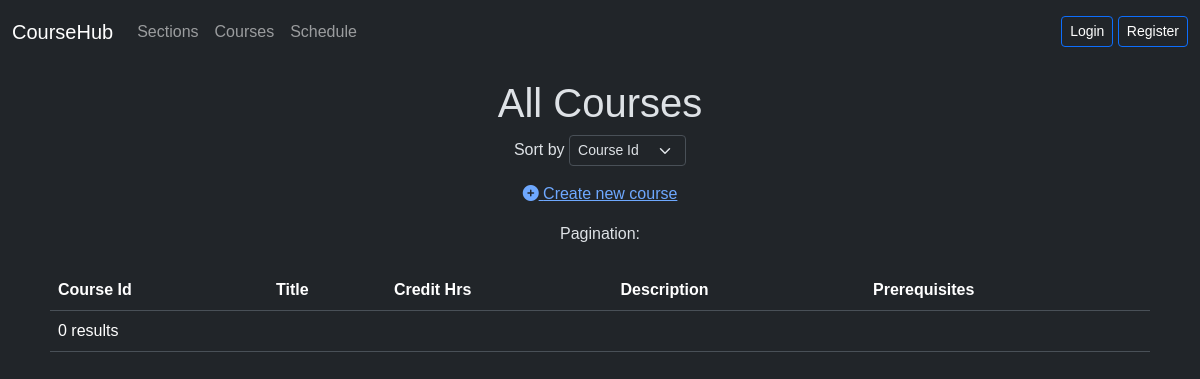
/courses.php, run on an earlier commit of the app's database.
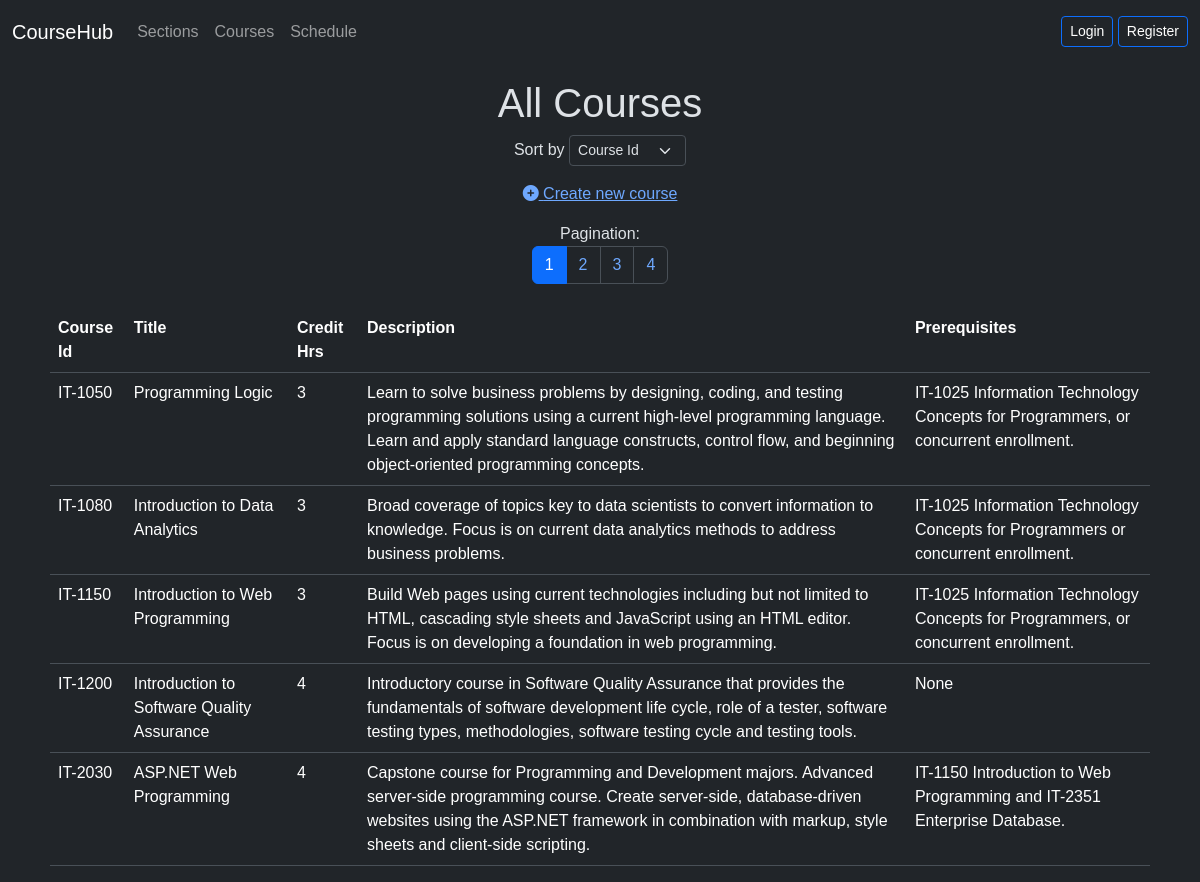
And on a later commit of the database.
### tables this page shows
CREATE TABLE `courses` (
  `course_id` varchar(55) NOT NULL,
  `title` varchar(55) NOT NULL,
  `credit_hrs` int(11) NOT NULL,
  `description` text NOT NULL,
  `prerequisites` varchar(255) NOT NULL
);

### courses.php (the view, shortened to what this page needs)
<?php
include './navbar.php';
include './connection.php';
$defaultOption = 'course_id';
$allowedSortOptions = ['course_id', 'title', 'description'];
$sortOption = isset($_GET['sortcourses']) && in_array($_GET['sortcourses'], $allowedSortOptions) ? $_GET['sortcourses'] : $defaultOption;
$resultsPerPage = 5;
$sql = "SELECT COUNT(*) AS total FROM courses";
$result = mysqli_query($conn, $sql);
$row = mysqli_fetch_assoc($result);
$totalPages = ceil($row["total"] / $resultsPerPage);
$page = isset($_GET['page']) ? (int)$_GET['page'] : 1;
$thisPageFirstResult = ($page - 1) * $resultsPerPage;
$sql = "SELECT * FROM courses ORDER BY $sortOption LIMIT $thisPageFirstResult, $resultsPerPage";
$result = mysqli_query($conn, $sql);
if (!$result = mysqli_query($conn, $sql)) {
  die("Error: " . mysqli_error($conn));
}
?>
<div class="text-center">
  <h1 class="mt-3">All Courses</h1>
  <p>
    Sort by
    <select name="sortcourses" onchange="location.href='courses.php?sortcourses=' + this.value" class="form-select form-select-sm d-inline-block w-auto">
      <option value="course_id" <?php echo $sortOption == 'course_id' ? 'selected' : ''; ?>>Course Id</option>
    </select>
  </p>
  <p><a href="addcourse.php"><i class="fas fa-plus-circle"></i> Create new course</a></p>
  <?php
  echo 'Pagination:<br><nav aria-label="Page navigation"><ul class="pagination justify-content-center">';
  for ($i = 1; $i <= $totalPages; $i++) {
    $activeClass = ($page == $i) ? 'active' : '';
    echo '<li class="page-item ' . $activeClass . '"><a class="page-link" href="courses.php?sortcourses=' . $sortOption . '&page=' . $i . '">' . $i . '</a></li>';
  }
  echo '</ul></nav>';
  ?>
</div>
<div class="container mt-4">
  <table class="table">
    <tr>
      <th>Course Id</th>
      <th>Title</th>
      <th>Credit Hrs</th>
      <th>Description</th>
      <th>Prerequisites</th>
    </tr>
    <?php
    if (mysqli_num_rows($result) > 0) {
      while ($row = mysqli_fetch_assoc($result)) {
    ?>
        <tr>
          <td><?php echo $row["course_id"] ?></td>
          <td><?php echo $row["title"] ?></td>
          <td><?php echo $row["credit_hrs"] ?></td>
          <td><?php echo $row["description"] ?></td>
          <td><?php echo $row["prerequisites"] ?></td>
        </tr>
    <?php
      }
    } else {
      echo "<tr><td colspan='6'>0 results</td></tr>";
    }
    ?>
  </table>
</div>
</body>
</html>

### navbar.php (shortened to what this page needs)
<?php
$isLoggedIn = isset($_SESSION['email']) && isset($_SESSION['user_id']);
?>
<!DOCTYPE html>
<html lang="en" data-bs-theme="dark">
<head>
    <link rel="stylesheet" href="https://cdnjs.cloudflare.com/ajax/libs/font-awesome/6.0.0-beta2/css/all.min.css" />
    <link href="https://cdn.jsdelivr.net/npm/bootstrap@5.3.2/dist/css/bootstrap.min.css" rel="stylesheet">
    <link rel="stylesheet" type="text/css" href="./styles.css">
</head>
<body>
    <nav class="navbar navbar-expand-lg navbar-dark bg-dark">
        <div class="container-fluid">
            <a class="navbar-brand" href="<?php echo $isLoggedIn ? 'index.php' : 'index.html'; ?>">CourseHub</a>
            <div class="collapse navbar-collapse" id="navbarNav">
                <ul class="navbar-nav me-auto mb-2 mb-lg-0">
                    <li class="nav-item"><a class="nav-link" href="sections.php">Sections</a></li>
                    <li class="nav-item"><a class="nav-link" href="courses.php">Courses</a></li>
                    <li class="nav-item"><a class="nav-link" href="schedule.php">Schedule</a></li>
                </ul>
                <span class="navbar-text">
                    <?php if ($isLoggedIn) : ?>
                        Email: <?php echo htmlspecialchars($_SESSION['email']); ?> | User ID: <?php echo htmlspecialchars($_SESSION['user_id']); ?>
                        <a href="logout.php" class="btn btn-outline-secondary btn-sm">Logout</a>
                    <?php else : ?>
                        <a href="login.php" class="btn btn-outline-primary btn-sm">Login</a>
                        <a href="signup.php" class="btn btn-outline-primary btn-sm">Register</a>
                    <?php endif; ?>
                </span>
            </div>
        </div>
    </nav>

### styles.css (style rules this page uses)
* { font-family: Arial, Helvetica, sans-serif; }
table { max-width: 1100px; margin: auto; border-collapse: collapse; }

What changed in the data, as far as the page shows it:
added courses: course_id "IT-1050", title "Programming Logic", credit_hrs "3", description "Learn to solve business problems by designing, coding, and testing programming solutions using a current high-level programming language. Learn and apply standard language constructs, control flow, and beginning object-oriented programming concepts.", prerequisites "IT-1025 Information Technology Concepts for Programmers, or concurrent enrollment."
added courses: course_id "IT-1080", title "Introduction to Data Analytics", credit_hrs "3", description "Broad coverage of topics key to data scientists to convert information to knowledge. Focus is on current data analytics methods to address business problems.", prerequisites "IT-1025 Information Technology Concepts for Programmers or concurrent enrollment."
added courses: course_id "IT-1150", title "Introduction to Web Programming", credit_hrs "3", description "Build Web pages using current technologies including but not limited to HTML, cascading style sheets and JavaScript using an HTML editor. Focus is on developing a foundation in web programming.", prerequisites "IT-1025 Information Technology Concepts for Programmers, or concurrent enrollment."
added courses: course_id "IT-1200", title "Introduction to Software Quality Assurance", credit_hrs "4", description "Introductory course in Software Quality Assurance that provides the fundamentals of software development life cycle, role of a tester, software testing types, methodologies, software testing cycle and testing tools.", prerequisites "None"
added courses: course_id "IT-2030", title "ASP.NET Web Programming", credit_hrs "4", description "Capstone course for Programming and Development majors. Advanced server-side programming course. Create server-side, database-driven websites using the ASP.NET framework in combination with markup, style sheets and client-side scripting.", prerequisites "IT-1150 Introduction to Web Programming and IT-2351 Enterprise Database."
Also different on the page:
new list line: "1"
new list line: "2"
new list line: "3"
new list line: "4"
text no longer shown: "0 results"
